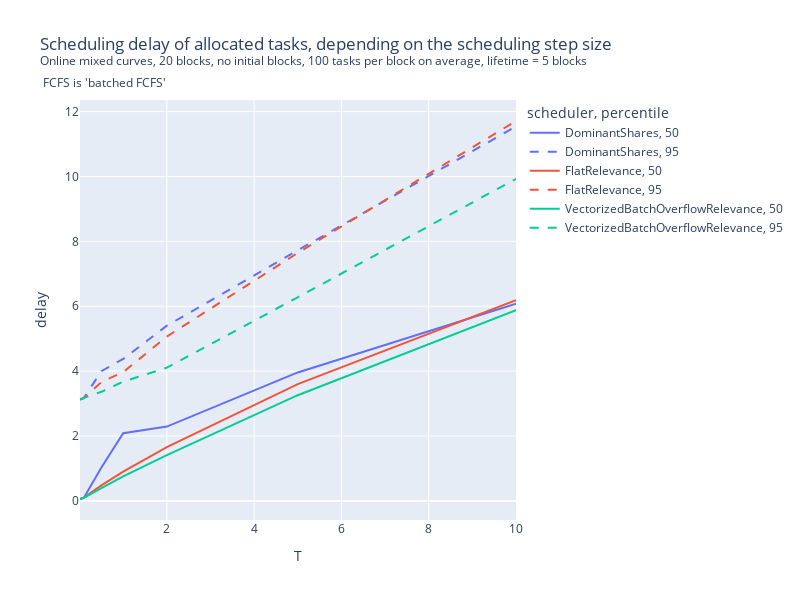

Notebook code for this chart:
### Code cell
px.line(
    percentile_df.query("T <= 10 and scheduler != 'Fcfs'"),
    x="T",
    y="delay",
    color="scheduler",
    line_dash="percentile",
    width=800,
    height=600,
    line_dash_map={50:"solid",25:"dash",99:"dash", 95:"dash"},
    title="Scheduling delay of allocated tasks, depending on the scheduling step size<br><sup>Online mixed curves, 20 blocks, no initial blocks, 100 tasks per block on average, lifetime = 5 blocks<br> FCFS is 'batched FCFS'</sup>"
)

### Figure 1 — Plotly figure (JSON) as saved in the notebook; plotly's stock layout.template omitted (floating-point values rounded to 4 significant figures)
{"data": [{"hovertemplate": "scheduler=DominantShares<br>percentile=50<br>T=%{x}<br>delay=%{y}<extra></extra>", "legendgroup": "DominantShares, 50", "line": {"color": "#636efa", "dash": "solid"}, "marker": {"symbol": "circle"}, "mode": "lines", "name": "DominantShares, 50", "orientation": "v", "showlegend": true, "type": "scatter", "x": [0.01, 0.1, 0.5, 1, 2, 5, 10], "xaxis": "x", "y": [0.05781, 0.09964, 1.027, 2.083, 2.291, 3.959, 6.078], "yaxis": "y"}, {"hovertemplate": "scheduler=DominantShares<br>percentile=95<br>T=%{x}<br>delay=%{y}<extra></extra>", "legendgroup": "DominantShares, 95", "line": {"color": "#636efa", "dash": "dash"}, "marker": {"symbol": "circle"}, "mode": "lines", "name": "DominantShares, 95", "orientation": "v", "showlegend": true, "type": "scatter", "x": [0.01, 0.1, 0.5, 1, 2, 5, 10], "xaxis": "x", "y": [3.121, 3.175, 4.0, 4.374, 5.4, 7.725, 11.54], "yaxis": "y"}, {"hovertemplate": "scheduler=FlatRelevance<br>percentile=50<br>T=%{x}<br>delay=%{y}<extra></extra>", "legendgroup": "FlatRelevance, 50", "line": {"color": "#EF553B", "dash": "solid"}, "marker": {"symbol": "circle"}, "mode": "lines", "name": "FlatRelevance, 50", "orientation": "v", "showlegend": true, "type": "scatter", "x": [0.01, 0.1, 0.5, 1, 2, 5, 10], "xaxis": "x", "y": [0.05781, 0.09964, 0.4788, 0.899, 1.658, 3.599, 6.183], "yaxis": "y"}, {"hovertemplate": "scheduler=FlatRelevance<br>percentile=95<br>T=%{x}<br>delay=%{y}<extra></extra>", "legendgroup": "FlatRelevance, 95", "line": {"color": "#EF553B", "dash": "dash"}, "marker": {"symbol": "circle"}, "mode": "lines", "name": "FlatRelevance, 95", "orientation": "v", "showlegend": true, "type": "scatter", "x": [0.01, 0.1, 0.5, 1, 2, 5, 10], "xaxis": "x", "y": [3.121, 3.175, 3.664, 3.97, 5.066, 7.644, 11.71], "yaxis": "y"}, {"hovertemplate": "scheduler=VectorizedBatchOverflowRelevance<br>percentile=50<br>T=%{x}<br>delay=%{y}<extra></extra>", "legendgroup": "VectorizedBatchOverflowRelevance, 50", "line": {"color": "#00cc96", "dash": "solid"}, "marker": {"symbol": "circle"}, "mode": "lines", "name": "VectorizedBatchOverflowRelevance, 50", "orientation": "v", "showlegend": true, "type": "scatter", "x": [0.01, 0.1, 0.5, 1, 2, 5, 10], "xaxis": "x", "y": [0.05962, 0.09677, 0.3954, 0.7541, 1.413, 3.257, 5.879], "yaxis": "y"}, {"hovertemplate": "scheduler=VectorizedBatchOverflowRelevance<br>percentile=95<br>T=%{x}<br>delay=%{y}<extra></extra>", "legendgroup": "VectorizedBatchOverflowRelevance, 95", "line": {"color": "#00cc96", "dash": "dash"}, "marker": {"symbol": "circle"}, "mode": "lines", "name": "VectorizedBatchOverflowRelevance, 95", "orientation": "v", "showlegend": true, "type": "scatter", "x": [0.01, 0.1, 0.5, 1, 2, 5, 10], "xaxis": "x", "y": [3.121, 3.175, 3.362, 3.676, 4.107, 6.277, 9.927], "yaxis": "y"}], "layout": {"height": 600, "legend": {"title": {"text": "scheduler, percentile"}, "tracegroupgap": 0}, "title": {"text": "Scheduling delay of allocated tasks, depending on the scheduling step size<br><sup>Online mixed curves, 20 blocks, no initial blocks, 100 tasks per block on average, lifetime = 5 blocks<br> FCFS is 'batched FCFS'</sup>"}, "width": 800, "xaxis": {"anchor": "y", "autorange": true, "domain": [0, 1], "range": [0.01, 10], "title": {"text": "T"}, "type": "linear"}, "yaxis": {"anchor": "x", "autorange": true, "domain": [0, 1], "range": [-0.5895, 12.36], "title": {"text": "delay"}, "type": "linear"}}}
